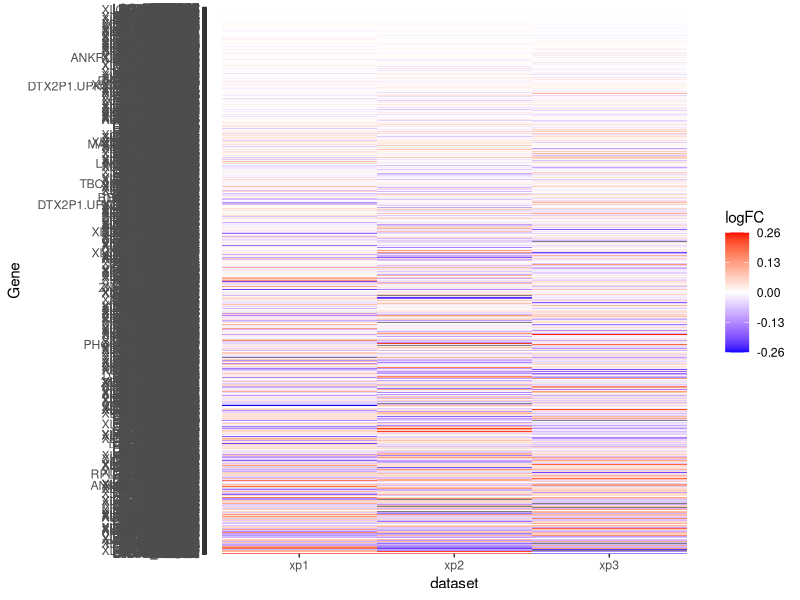

The R script that drew this image:
library(readr)
setwd("~/GitHub/rotenone-geo2r-heatmap")
xp1 <- read_delim("expression/8_dmso_vs_8_rot50_12.tsv", 
                  delim = "\t", escape_double = FALSE, 
                  trim_ws = TRUE)
xp2 <- read_delim("expression/8_dmso_vs_8_rot50_24.tsv", 
                  delim = "\t", escape_double = FALSE, 
                  trim_ws = TRUE)
xp3 <- read_delim("expression/8_dmso_vs_8_rot100_24.tsv", 
                  delim = "\t", escape_double = FALSE, 
                  trim_ws = TRUE)
  #Loading expression datasets 

install.packages("reshape")
install.packages("gdata")
library(reshape)
library(gdata)
#gdata has the cbindX function, allowing cbind with differing number of rows (rows are extended and filled with NA)
df <- cbindX( xp1[,"GENE_SYMBOL"],xp1[,"logFC"], xp2[,"logFC"], xp3[,"logFC"])
colnames(df) <- c("Genesymbol", "xp1", "xp2", "xp3")
#Creating a df containing gene symbols and the logFC of all samples
rownames(df) <- make.names(df[,1], unique = TRUE)
xpmatrix <- as.matrix(df[2:4])
df<-melt(xpmatrix)
colnames(df) <- c("Gene","dataset","logFC")
  #Making a dataframe that can be used with ggplot2
library(ggplot2)
rotheatmap <- ggplot(df, aes(x = dataset, y = Gene, fill = logFC)) +
  geom_tile()+
  scale_fill_gradient2(low = "#0000ff",
                       mid = "#ffffff",
                       high = "#ff0000",
                       limits=c(-0.26,0.26),
                       breaks=seq(-0.26,0.26,by=0.13))
rotheatmap=rotheatmap
install.packages("svglite")
library(svglite)
ggsave(file="rotheatmap.svg", plot=rotheatmap, width=10,height=10)
